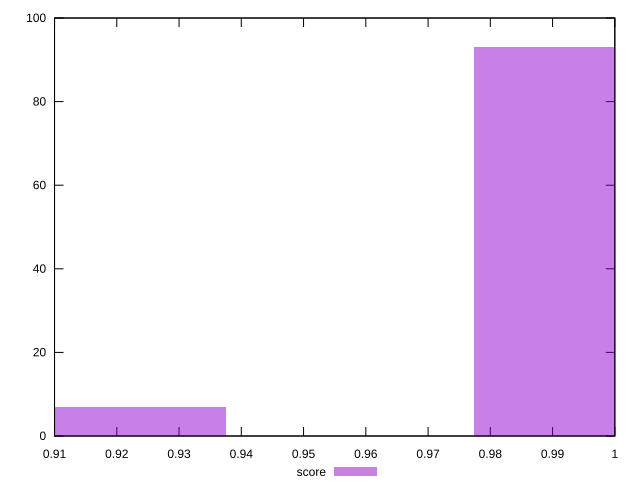

Here is the gnuplot script that generated this plot:
reset

$score <<EOF
0.9973886575516585 93
0.9175975649475259 7
EOF

set key outside below
set boxwidth 0.03989554630206634
set xrange [0.91:1]
set yrange [0:100]
set trange [0:100]
set style fill transparent solid 0.5 noborder
set terminal svg size 640, 490 enhanced background rgb 'white'
set output "reports/report_00033_2021-03-01T14-23-16.841Z/uses-http2/samples/astro-cached/score/histogram.svg"

plot $score title "score" with boxes

reset
